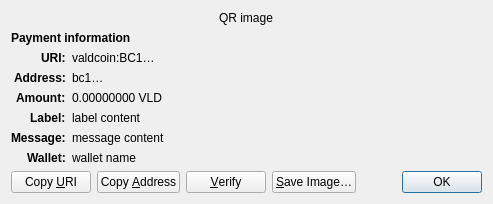
<?xml version="1.0" encoding="UTF-8"?>
<ui version="4.0">
 <class>ReceiveRequestDialog</class>
 <widget class="QDialog" name="ReceiveRequestDialog">
  <property name="geometry">
   <rect>
    <x>0</x>
    <y>0</y>
    <width>413</width>
    <height>229</height>
   </rect>
  </property>
  <property name="windowTitle">
   <string>Request payment to …</string>
  </property>
  <layout class="QGridLayout" name="gridLayout" columnstretch="0,1">
   <property name="sizeConstraint">
    <enum>QLayout::SetFixedSize</enum>
   </property>
   <item row="0" column="0" colspan="2" alignment="Qt::AlignHCenter">
    <widget class="QRImageWidget" name="qr_code">
     <property name="text">
      <string notr="true">QR image</string>
     </property>
     <property name="textInteractionFlags">
      <set>Qt::NoTextInteraction</set>
     </property>
    </widget>
   </item>
   <item row="1" column="0" colspan="2">
    <widget class="QLabel" name="payment_header">
     <property name="font">
      <font>
       <weight>75</weight>
       <bold>true</bold>
      </font>
     </property>
     <property name="text">
      <string>Payment information</string>
     </property>
     <property name="textInteractionFlags">
      <set>Qt::NoTextInteraction</set>
     </property>
    </widget>
   </item>
   <item row="2" column="0" alignment="Qt::AlignRight|Qt::AlignTop">
    <widget class="QLabel" name="uri_tag">
     <property name="font">
      <font>
       <weight>75</weight>
       <bold>true</bold>
      </font>
     </property>
     <property name="text">
      <string notr="true">URI:</string>
     </property>
     <property name="textFormat">
      <enum>Qt::PlainText</enum>
     </property>
     <property name="textInteractionFlags">
      <set>Qt::NoTextInteraction</set>
     </property>
    </widget>
   </item>
   <item row="2" column="1" alignment="Qt::AlignTop">
    <widget class="QLabel" name="uri_content">
     <property name="text">
      <string notr="true">valdcoin:BC1…</string>
     </property>
     <property name="textFormat">
      <enum>Qt::RichText</enum>
     </property>
     <property name="wordWrap">
      <bool>true</bool>
     </property>
     <property name="textInteractionFlags">
      <set>Qt::TextSelectableByMouse</set>
     </property>
    </widget>
   </item>
   <item row="3" column="0" alignment="Qt::AlignRight|Qt::AlignTop">
    <widget class="QLabel" name="address_tag">
     <property name="font">
      <font>
       <weight>75</weight>
       <bold>true</bold>
      </font>
     </property>
     <property name="text">
      <string>Address:</string>
     </property>
     <property name="textInteractionFlags">
      <set>Qt::NoTextInteraction</set>
     </property>
    </widget>
   </item>
   <item row="3" column="1" alignment="Qt::AlignTop">
    <widget class="QLabel" name="address_content">
     <property name="text">
      <string notr="true">bc1…</string>
     </property>
     <property name="textFormat">
      <enum>Qt::PlainText</enum>
     </property>
     <property name="textInteractionFlags">
      <set>Qt::TextSelectableByMouse</set>
     </property>
    </widget>
   </item>
   <item row="4" column="0" alignment="Qt::AlignRight|Qt::AlignTop">
    <widget class="QLabel" name="amount_tag">
     <property name="font">
      <font>
       <weight>75</weight>
       <bold>true</bold>
      </font>
     </property>
     <property name="text">
      <string>Amount:</string>
     </property>
     <property name="textInteractionFlags">
      <set>Qt::NoTextInteraction</set>
     </property>
    </widget>
   </item>
   <item row="4" column="1" alignment="Qt::AlignTop">
    <widget class="QLabel" name="amount_content">
     <property name="text">
      <string notr="true">0.00000000 VLD</string>
     </property>
     <property name="textFormat">
      <enum>Qt::PlainText</enum>
     </property>
     <property name="textInteractionFlags">
      <set>Qt::TextSelectableByMouse</set>
     </property>
    </widget>
   </item>
   <item row="5" column="0" alignment="Qt::AlignRight|Qt::AlignTop">
    <widget class="QLabel" name="label_tag">
     <property name="font">
      <font>
       <weight>75</weight>
       <bold>true</bold>
      </font>
     </property>
     <property name="text">
      <string>Label:</string>
     </property>
     <property name="textInteractionFlags">
      <set>Qt::NoTextInteraction</set>
     </property>
    </widget>
   </item>
   <item row="5" column="1" alignment="Qt::AlignTop">
    <widget class="QLabel" name="label_content">
     <property name="text">
      <string notr="true">label content</string>
     </property>
     <property name="textFormat">
      <enum>Qt::PlainText</enum>
     </property>
     <property name="wordWrap">
      <bool>true</bool>
     </property>
     <property name="textInteractionFlags">
      <set>Qt::TextSelectableByMouse</set>
     </property>
    </widget>
   </item>
   <item row="6" column="0" alignment="Qt::AlignRight|Qt::AlignTop">
    <widget class="QLabel" name="message_tag">
     <property name="font">
      <font>
       <weight>75</weight>
       <bold>true</bold>
      </font>
     </property>
     <property name="text">
      <string>Message:</string>
     </property>
     <property name="textInteractionFlags">
      <set>Qt::NoTextInteraction</set>
     </property>
    </widget>
   </item>
   <item row="6" column="1" alignment="Qt::AlignTop">
    <widget class="QLabel" name="message_content">
     <property name="text">
      <string notr="true">message content</string>
     </property>
     <property name="textFormat">
      <enum>Qt::PlainText</enum>
     </property>
     <property name="wordWrap">
      <bool>true</bool>
     </property>
     <property name="textInteractionFlags">
      <set>Qt::TextSelectableByMouse</set>
     </property>
    </widget>
   </item>
   <item row="7" column="0" alignment="Qt::AlignRight|Qt::AlignTop">
    <widget class="QLabel" name="wallet_tag">
     <property name="font">
      <font>
       <weight>75</weight>
       <bold>true</bold>
      </font>
     </property>
     <property name="text">
      <string>Wallet:</string>
     </property>
     <property name="textInteractionFlags">
      <set>Qt::NoTextInteraction</set>
     </property>
    </widget>
   </item>
   <item row="7" column="1" alignment="Qt::AlignTop">
    <widget class="QLabel" name="wallet_content">
     <property name="text">
      <string notr="true">wallet name</string>
     </property>
     <property name="textFormat">
      <enum>Qt::PlainText</enum>
     </property>
     <property name="wordWrap">
      <bool>true</bool>
     </property>
     <property name="textInteractionFlags">
      <set>Qt::TextSelectableByMouse</set>
     </property>
    </widget>
   </item>
   <item row="8" column="0" colspan="2">
    <layout class="QHBoxLayout" name="horizontalLayout">
     <item>
      <widget class="QPushButton" name="btnCopyURI">
       <property name="text">
        <string>Copy &amp;URI</string>
       </property>
       <property name="autoDefault">
        <bool>false</bool>
       </property>
      </widget>
     </item>
     <item>
      <widget class="QPushButton" name="btnCopyAddress">
       <property name="text">
        <string>Copy &amp;Address</string>
       </property>
       <property name="autoDefault">
        <bool>false</bool>
       </property>
      </widget>
     </item>
     <item>
      <widget class="QPushButton" name="btnVerify">
       <property name="text">
        <string>&amp;Verify</string>
       </property>
       <property name="toolTip">
        <string>Verify this address on e.g. a hardware wallet screen</string>
       </property>
       <property name="autoDefault">
        <bool>false</bool>
       </property>
      </widget>
     </item>
     <item>
      <widget class="QPushButton" name="btnSaveAs">
       <property name="text">
        <string>&amp;Save Image…</string>
       </property>
       <property name="autoDefault">
        <bool>false</bool>
       </property>
      </widget>
     </item>
     <item>
      <spacer name="horizontalSpacer_2">
       <property name="orientation">
        <enum>Qt::Horizontal</enum>
       </property>
       <property name="sizeHint" stdset="0">
        <size>
         <width>40</width>
         <height>20</height>
        </size>
       </property>
      </spacer>
     </item>
     <item>
      <widget class="QDialogButtonBox" name="buttonBox">
       <property name="focusPolicy">
        <enum>Qt::StrongFocus</enum>
       </property>
       <property name="standardButtons">
        <set>QDialogButtonBox::Ok</set>
       </property>
      </widget>
     </item>
    </layout>
   </item>
  </layout>
 </widget>
 <customwidgets>
  <customwidget>
   <class>QRImageWidget</class>
   <extends>QLabel</extends>
   <header>qt/qrimagewidget.h</header>
  </customwidget>
 </customwidgets>
 <tabstops>
  <tabstop>buttonBox</tabstop>
  <tabstop>btnCopyURI</tabstop>
  <tabstop>btnCopyAddress</tabstop>
  <tabstop>btnSaveAs</tabstop>
 </tabstops>
 <resources/>
 <connections>
  <connection>
   <sender>buttonBox</sender>
   <signal>accepted()</signal>
   <receiver>ReceiveRequestDialog</receiver>
   <slot>accept()</slot>
   <hints>
    <hint type="sourcelabel">
     <x>135</x>
     <y>230</y>
    </hint>
    <hint type="destinationlabel">
     <x>135</x>
     <y>126</y>
    </hint>
   </hints>
  </connection>
 </connections>
</ui>
